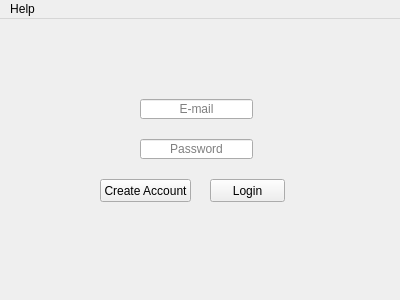
<?xml version="1.0" encoding="UTF-8"?>
<ui version="4.0">
 <class>LoginPage</class>
 <widget class="QMainWindow" name="LoginPage">
  <property name="geometry">
   <rect>
    <x>0</x>
    <y>0</y>
    <width>400</width>
    <height>300</height>
   </rect>
  </property>
  <property name="minimumSize">
   <size>
    <width>400</width>
    <height>300</height>
   </size>
  </property>
  <property name="maximumSize">
   <size>
    <width>400</width>
    <height>300</height>
   </size>
  </property>
  <property name="windowTitle">
   <string>LoginPage</string>
  </property>
  <property name="autoFillBackground">
   <bool>false</bool>
  </property>
  <property name="styleSheet">
   <string notr="true"/>
  </property>
  <widget class="QWidget" name="centralWidget">
   <widget class="QLineEdit" name="Email">
    <property name="geometry">
     <rect>
      <x>140</x>
      <y>80</y>
      <width>113</width>
      <height>20</height>
     </rect>
    </property>
    <property name="maxLength">
     <number>30</number>
    </property>
    <property name="alignment">
     <set>Qt::AlignCenter</set>
    </property>
    <property name="placeholderText">
     <string>E-mail</string>
    </property>
   </widget>
   <widget class="QLineEdit" name="Password">
    <property name="geometry">
     <rect>
      <x>140</x>
      <y>120</y>
      <width>113</width>
      <height>20</height>
     </rect>
    </property>
    <property name="maxLength">
     <number>16</number>
    </property>
    <property name="echoMode">
     <enum>QLineEdit::Password</enum>
    </property>
    <property name="alignment">
     <set>Qt::AlignCenter</set>
    </property>
    <property name="placeholderText">
     <string>Password</string>
    </property>
   </widget>
   <widget class="QPushButton" name="Login">
    <property name="geometry">
     <rect>
      <x>210</x>
      <y>160</y>
      <width>75</width>
      <height>23</height>
     </rect>
    </property>
    <property name="text">
     <string>Login</string>
    </property>
   </widget>
   <widget class="QPushButton" name="CreateAcc">
    <property name="geometry">
     <rect>
      <x>100</x>
      <y>160</y>
      <width>91</width>
      <height>23</height>
     </rect>
    </property>
    <property name="text">
     <string>Create Account</string>
    </property>
   </widget>
  </widget>
  <widget class="QMenuBar" name="menuBar">
   <property name="geometry">
    <rect>
     <x>0</x>
     <y>0</y>
     <width>400</width>
     <height>21</height>
    </rect>
   </property>
   <widget class="QMenu" name="menuHelp">
    <property name="title">
     <string>Help</string>
    </property>
   </widget>
   <addaction name="menuHelp"/>
  </widget>
 </widget>
 <layoutdefault spacing="6" margin="11"/>
 <resources/>
 <connections/>
</ui>
